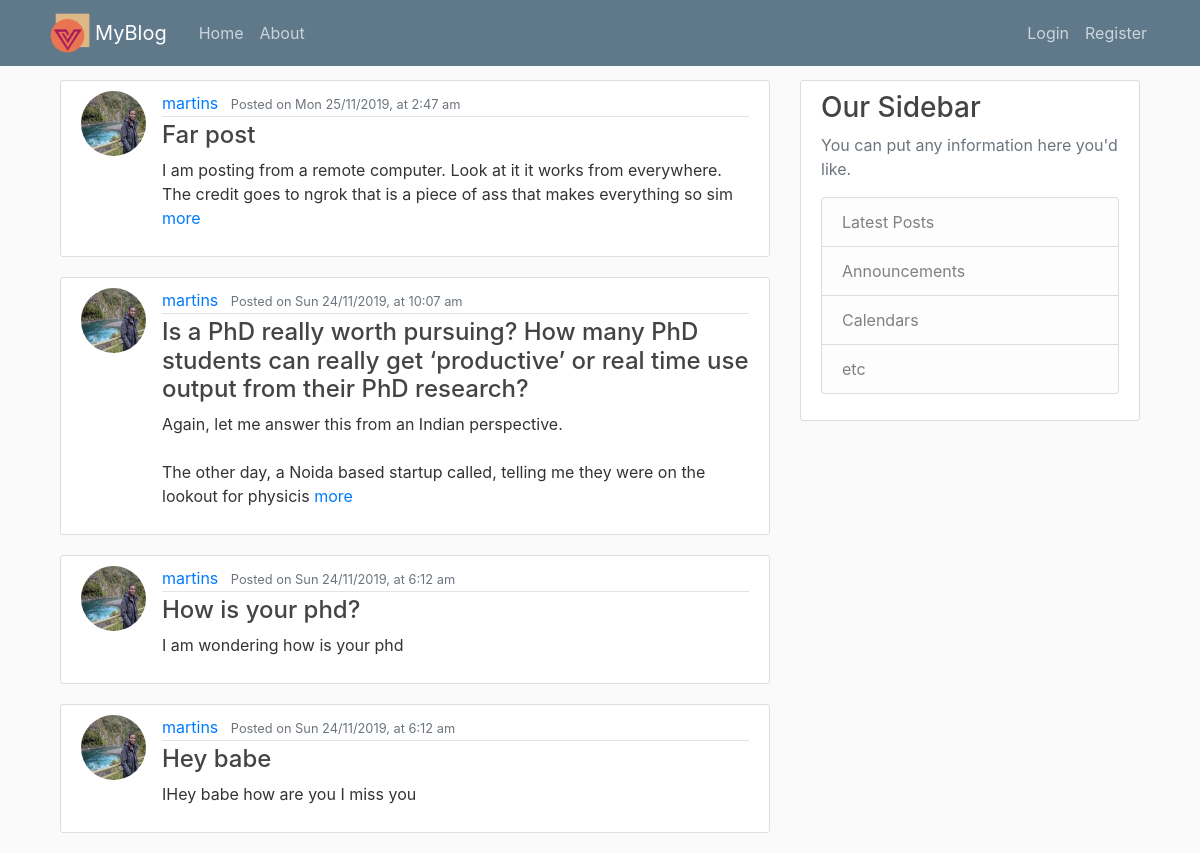
Screenshot of /user/martins with the database file from the repository.
### flaskblog/models.py (models this page shows, shortened)
class Post(db.Model):
    id = db.Column(db.Integer, primary_key=True)
    title = db.Column(db.String(100), nullable=False)
    date_posted = db.Column(db.DateTime, nullable=False, default=datetime.utcnow)
    content = db.Column(db.Text, nullable=False)
    user_id = db.Column(db.Integer, db.ForeignKey('user.id'), nullable=False)

class User(db.Model, UserMixin):
    id = db.Column(db.Integer, primary_key=True)
    username = db.Column(db.String(20), unique=True, nullable=False)
    email = db.Column(db.String(120), unique=True, nullable=False)
    image_file = db.Column(db.String(20), nullable=False, default='default.jpg')
    password = db.Column(db.String(20), nullable=False)
    posts = db.relationship('Post', backref='author', lazy=True)

### flaskblog/routes.py (the view)
@app.route("/user/<string:username>")
def user_posts(username):
    user = User.query.filter_by(username=username).first_or_404()
    posts = Post.query.filter_by(author=user).order_by(Post.date_posted.desc())
    return render_template('home.html', posts=posts, user=user)

### flaskblog/templates/home.html
{% extends "layout.html" %}
{% block content %}
    {% for post in posts %}
        <article class="media content-section">
          <img class="rounded-circle article-img" src="{{ url_for('static', filename='img/' + post.author.image_file) }}">
            <div class="media-body">
              <div class="article-metadata">
                <a class="mr-2" href="{{ url_for('user_posts', username=post.author.username) }}">{{ post.author.username }}</a>
                <small class="text-muted"> Posted on {{ moment(post.date_posted).format('ddd D/M/YYYY, [at] h:mm a') }}</small>
              </div>
              <h4><a class="article-title" href="{{ url_for('post', post_id=post.id) }}">{{ post.title }}</a></h4>
              <p class="article-content">{% if post.content|length > 100  %}{{ post.content[:150] }} <a href="{{ url_for('post', post_id=post.id) }}">more</a>{% else  %}{{ post.content }}{% endif  %}</p>
            </div>
        </article>
    {% endfor %}
{% endblock content %}

### flaskblog/static/main.css (style rules this page uses)
body { background: #fafafa; color: #333333; margin-top: 5rem; }
h1, h2, h3, h4, h5, h6 { color: #444444; }
.content-section { background: #ffffff; padding: 10px 20px; border: 1px solid #dddddd; border-radius: 3px; margin-bottom: 20px; }
.article-title { color: #444444; }
.article-content { white-space: pre-line; }
.article-img { height: 65px; width: 65px; margin-right: 16px; }
.article-metadata { padding-bottom: 1px; margin-bottom: 4px; border-bottom: 1px solid #e3e3e3 }

### rows the page displays
Post: image_file (picture), author.username "martins", date_posted "Mon 25/11/2019, at 2:47 am", title "Far post", content "I am posting from a remote computer. Look at it it works from everywhere. The credit goes to ngrok that is a piece of ass that makes everything so sim"
Post: image_file (picture), author.username "martins", date_posted "Sun 24/11/2019, at 10:07 am", title "Is a PhD really worth pursuing? How many PhD students can really get ‘productive’ or real time use output from their PhD research?", content "Again, let me answer this from an Indian perspective. The other day, a Noida based startup called, telling me they were on the lookout for physicis"
Post: image_file (picture), author.username "martins", date_posted "Sun 24/11/2019, at 6:12 am", title "How is your phd?", content "I am wondering how is your phd"
Post: image_file (picture), author.username "martins", date_posted "Sun 24/11/2019, at 6:12 am", title "Hey babe", content "IHey babe how are you I miss you"
